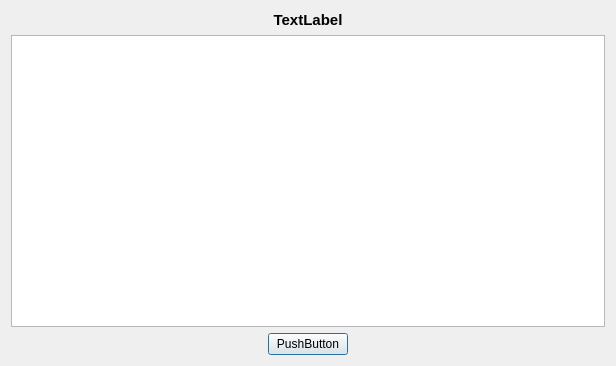
<?xml version="1.0" encoding="UTF-8"?>
<ui version="4.0">
 <class>diaporama1</class>
 <widget class="QDialog" name="diaporama1">
  <property name="geometry">
   <rect>
    <x>0</x>
    <y>0</y>
    <width>616</width>
    <height>366</height>
   </rect>
  </property>
  <property name="windowTitle">
   <string>Dialog</string>
  </property>
  <layout class="QVBoxLayout" name="verticalLayout">
   <item>
    <widget class="QLabel" name="label">
     <property name="font">
      <font>
       <pointsize>11</pointsize>
       <bold>true</bold>
      </font>
     </property>
     <property name="text">
      <string>TextLabel</string>
     </property>
     <property name="alignment">
      <set>Qt::AlignCenter</set>
     </property>
    </widget>
   </item>
   <item>
    <widget class="QTableWidget" name="tableWidget"/>
   </item>
   <item>
    <layout class="QHBoxLayout" name="horizontalLayout">
     <item>
      <spacer name="horizontalSpacer">
       <property name="orientation">
        <enum>Qt::Horizontal</enum>
       </property>
       <property name="sizeHint" stdset="0">
        <size>
         <width>40</width>
         <height>20</height>
        </size>
       </property>
      </spacer>
     </item>
     <item>
      <widget class="QPushButton" name="pushButton">
       <property name="text">
        <string>PushButton</string>
       </property>
      </widget>
     </item>
     <item>
      <spacer name="horizontalSpacer_2">
       <property name="orientation">
        <enum>Qt::Horizontal</enum>
       </property>
       <property name="sizeHint" stdset="0">
        <size>
         <width>40</width>
         <height>20</height>
        </size>
       </property>
      </spacer>
     </item>
    </layout>
   </item>
  </layout>
 </widget>
 <resources/>
 <connections/>
</ui>
